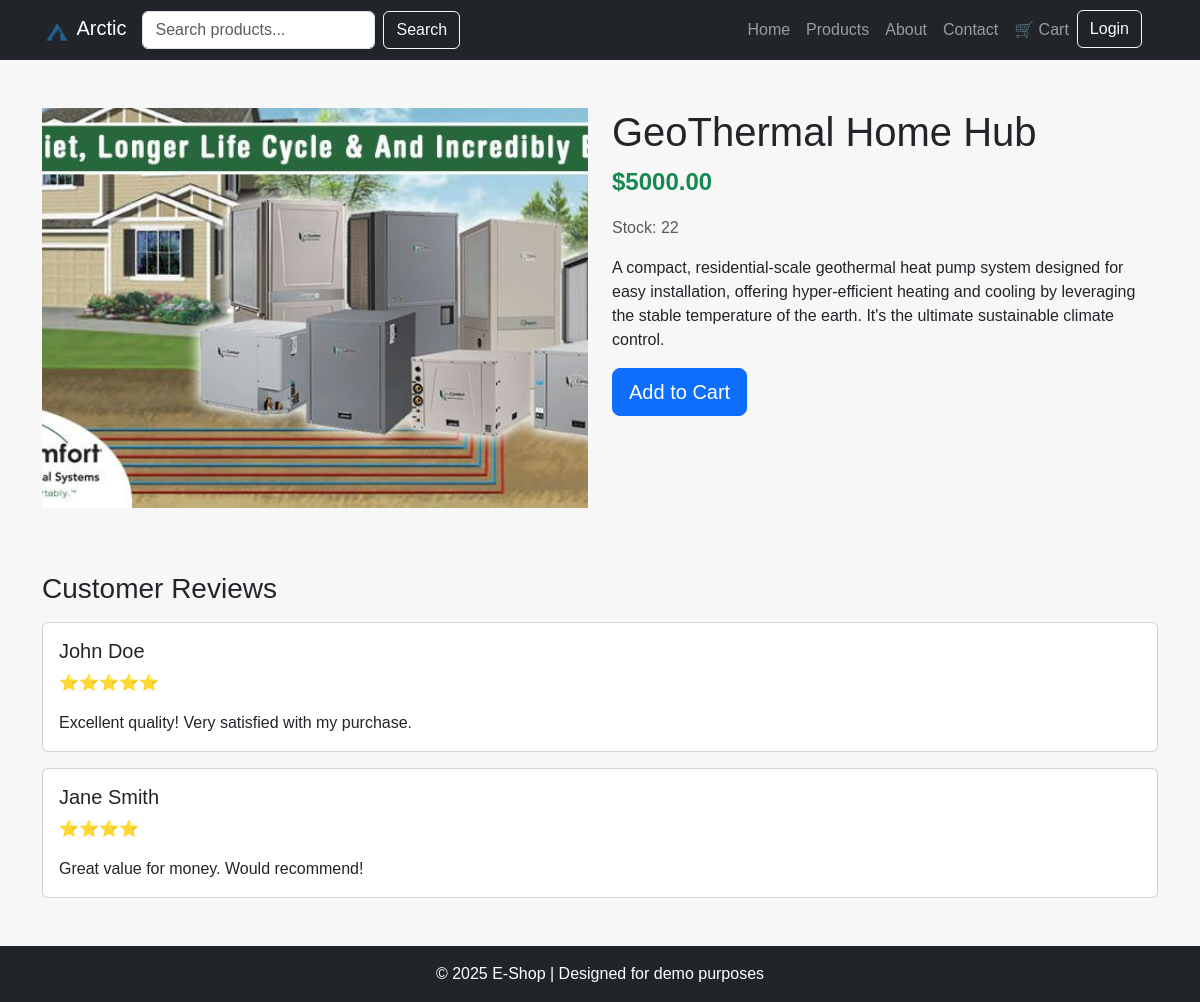
/product.php?id=12, run on the app's committed database.
### tables this page shows
CREATE TABLE `products` (
  `id` int(11) NOT NULL AUTO_INCREMENT,
  `prod_name` varchar(255) DEFAULT NULL,
  `price` int(11) DEFAULT NULL,
  `stock` int(11) DEFAULT NULL,
  `info` text DEFAULT NULL,
  `img` varchar(255) NOT NULL,
  PRIMARY KEY (`id`)
);

### misc/prod_page.php (the view)
<?php
include "database.php";
function prodDetails ()
{
    global $conn;
    $id = isset($_GET['id']) ? (int) $_GET['id'] : 0;
    $query = "SELECT * FROM products WHERE id = {$id}";
    $result = mysqli_query($conn, $query);
    $product = mysqli_fetch_assoc($result);
    $prodID = $product['id'];
    $prodName = $product['prod_name'];
    $prodImg = $product['img'];
    $prodPrice = number_format($product['price'], 2, '.', '');
    $prodStock = $product['stock'];
    $prodInfo = $product['info'];
    $htmlYes = <<<HTML
        <div class="row">
                <div class="col-md-6">
                    <img src="img/products/$prodImg.jpg"
                        alt="$prodName"
                        class="product-img-main mb-3">
                </div>
                <div class="col-md-6">
                    <h1>$prodName</h1>
                    <p class="fs-4 fw-bold text-success">$$prodPrice</p>
                    <p class="text-muted">Stock: $prodStock</p>
                    <p>$prodInfo</p>
                    <div class="d-flex gap-3 mt-3">
                        <a href="cart.php?action=add&id=$prodID"
                            class="btn btn-primary btn-lg">Add to Cart</a>
                    </div>
                </div>
            </div>
            <div class="mt-5">
                <h3>Customer Reviews</h3>
                <div class="card my-3">
                    <div class="card-body">
                        <h5 class="card-title">John Doe</h5>
                        <p class="card-text">⭐⭐⭐⭐⭐</p>
                        <p class="card-text">Excellent quality! Very satisfied with my purchase.</p>
                    </div>
                </div>
                <div class="card my-3">
                    <div class="card-body">
                        <h5 class="card-title">Jane Smith</h5>
                        <p class="card-text">⭐⭐⭐⭐</p>
                        <p class="card-text">Great value for money. Would recommend!</p>
                    </div>
                </div>
            </div>
    HTML;
    $htmlNo = <<<HTML
        <div class="alert alert-danger text-center">Product not found.</div>
    HTML;
    if ($product)
    {
        return $htmlYes;
    }
    else
    {
        return $htmlNo;
    }
}

### styles.css (style rules this page uses)
.card { height: 100%; }
.card-body { display: flex; flex-direction: column; justify-content: space-between; }
body { font-family: "JetBrains Mono", sans-serif; margin: 0; padding: 0; background-color: #f7f7f7; }

### product.php (style rules this page uses)
.product-img-main { width: 100%; height: 400px; object-fit: cover; }

### data on the page
products: img (picture), prod_name "GeoThermal Home Hub", price "5000.00", stock "22", info "A compact, residential-scale geothermal heat pump system designed for easy installation, offering hyper-efficient heating and cooling by leveraging the stable temperature of the earth. It's the ultimate sustainable climate control."
